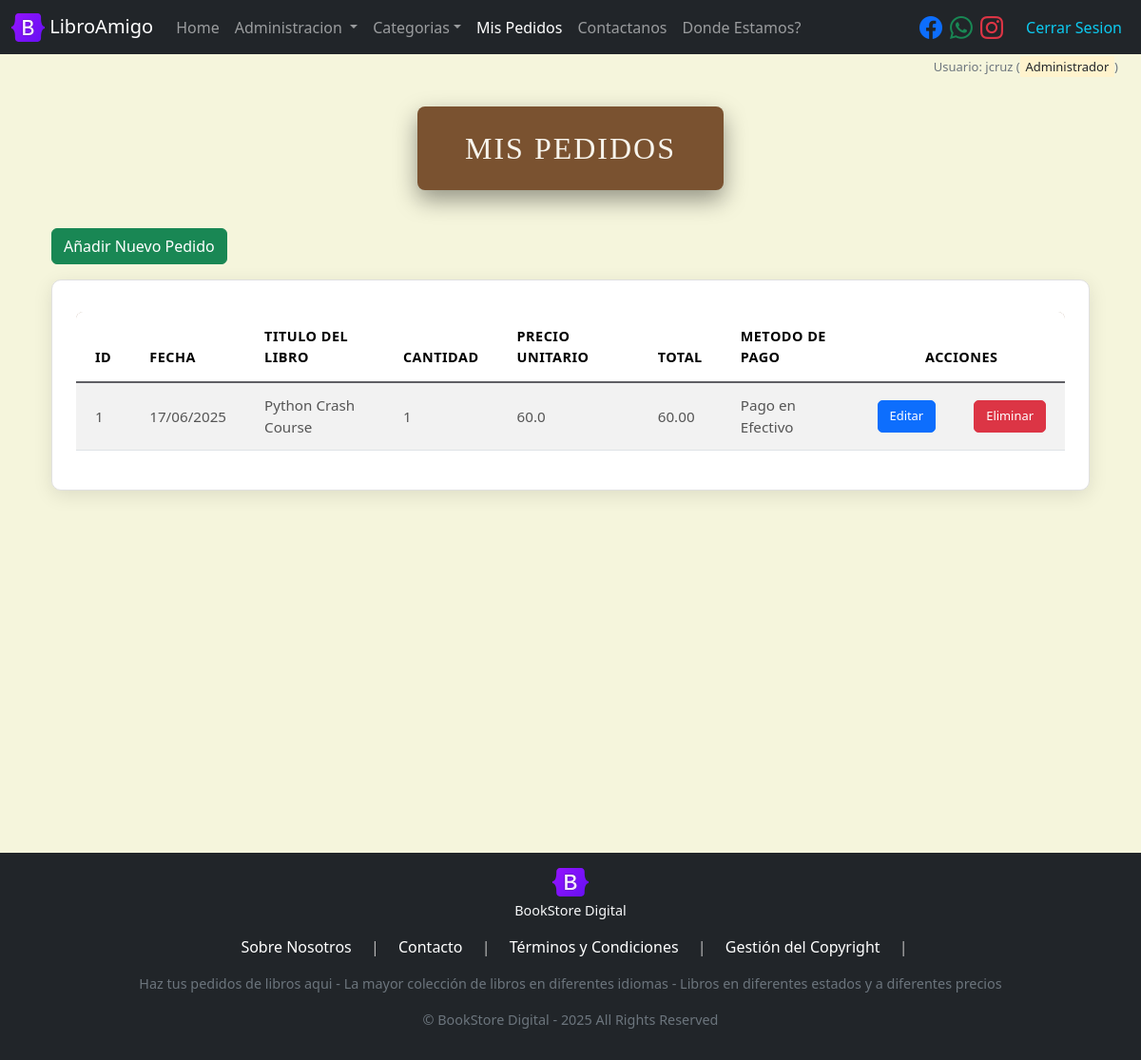
The page /orders/my_orders (signed in) on the database its author committed.
### models/user_model.py (models this page shows, shortened)
class User(db.Model, UserMixin):
    __tablename__ = 'users'
    id = db.Column(db.Integer, primary_key = True)
    name = db.Column(db.String(100), nullable = False)
    username = db.Column(db.String(20), nullable = False)
    pass_hash = db.Column(db.String, nullable = False)
    created_at = db.Column(db.DateTime, default = datetime.now) #utcnow #Date -> date.today  from datetime import date
    is_admin = db.Column(db.Boolean, default = False)
    email = db.Column(db.String(100), unique = True, nullable = False)
    phone = db.Column(db.String(20), nullable = False)
    contacts_relation = db.relationship('Contact', back_populates = 'user_relation', cascade="all, delete-orphan")
    orders_relation = db.relationship('Order', back_populates = 'user_relation')
    @staticmethod
    def get_by_id(id):
        return User.query.get(id)
    def delete(self):
        db.session.delete(self)
        db.session.commit()

### models/order_model.py (models this page shows, shortened)
class Order(db.Model):
    __tablename__ = 'orders'
    id = db.Column(db.Integer, primary_key = True)
    quantity = db.Column(db.Integer, nullable = False, default = 0)
    total = db.Column(db.Float, nullable = False, default = 0.0)
    user_id = db.Column(db.Integer, db.ForeignKey('users.id'), nullable= False)
    payment_id = db.Column(db.Integer, db.ForeignKey('payments.id'), nullable = False)
    book_id = db.Column(db.Integer, db.ForeignKey('books.id'), nullable = False)
    created_at = db.Column(db.DateTime, default=datetime.now)
    user_relation = db.relationship('User', back_populates='orders_relation')
    payment_relation = db.relationship('Payment', back_populates='orders_relation')
    book_relation = db.relationship('Book', back_populates='orders_relation')
    @staticmethod
    def get_by_user_id(user_id):
        return Order.query.filter_by(user_id = user_id).order_by(Order.created_at).all()

### models/book_model.py (models this page shows, shortened)
class Book(db.Model):
    __tablename__ = 'books'
    id = db.Column(db.Integer, primary_key = True)
    title = db.Column(db.String(200), nullable = False)
    author = db.Column(db.String(200), nullable = False)
    description = db.Column(db.Text, nullable = False)
    language = db.Column(db.String(20), nullable= False)
    price = db.Column(db.Float, nullable = False, default = 0.0)
    stock = db.Column(db.Integer, nullable = False, default = 0)
    category_id = db.Column(db.Integer, db.ForeignKey('categories.id'), nullable = False)
    state_id = db.Column(db.Integer, db.ForeignKey('states.id'), nullable = False)
    cover = db.Column(db.String(255),nullable=False)
    create_at = db.Column(db.DateTime, default=datetime.now)
    updated_at = db.Column(db.DateTime, default = datetime.now, onupdate=datetime.now)
    is_active = db.Column(db.Boolean, default = True)
    category_relation = db.relationship('Category', back_populates='books_relation')
    state_relation = db.relationship('State', back_populates='books_relation')
    purchases_relation = db.relationship('Purchase', back_populates='book_relation')
    orders_relation = db.relationship('Order', back_populates='book_relation')

### models/payment_model.py (models this page shows, shortened)
class Payment(db.Model):
    __tablename__ = 'payments'
    id = db.Column(db.Integer, primary_key = True)
    name = db.Column(db.String(100), nullable = False)
    description = db.Column(db.Text, nullable = False)
    is_active = db.Column(db.Boolean, default = True)
    orders_relation = db.relationship('Order', back_populates = 'payment_relation')

### controllers/order_controller.py (the view)
@order_bp.route("/my_orders")
@login_required
def my_orders():
    orders = Order.get_by_user_id(current_user.id)
    return order_view.my_orders(orders=orders)

### controllers/order_controller.py (called while the page is built)
@login_manager.user_loader
def load_user(user_id):
    return User.get_by_id(user_id)

### models/category_model.py (called while the page is built)
    @staticmethod
    def get_all_active():
        return Category.query.filter(Category.is_active == True).order_by(Category.name).all()

### run.py (called while the page is built)
@app.context_processor
def inject_active_path():
    def is_active(path):
        return 'active' if request.path == path else ''
    return(dict(is_active = is_active))

@app.context_processor
def inject_categories():
    categories = Category.get_all_active()
    return dict(categories=categories)

### views/order_view.py (called while the page is built)
def my_orders(orders):
    return render_template('orders/my_orders.html', orders = orders)

### templates/orders/my_orders.html (shortened to what this page needs)
{% extends 'base.html' %}
{% block content %}
<div class="container mb-5">
<h1 class="main-title-banner text-center">Mis Pedidos</h1>
<a href="{{url_for('index_all')}}" class="btn btn-success mb-3">Añadir Nuevo Pedido</a>
<div class="table-card-container ">
<div class="table mt-2 table-responsive">
    <table class="table table-hover table-striped custom-table">
        <thead class="custom-table-header">
            <tr>
                <th>ID</th><th>FECHA</th><th>TITULO DEL LIBRO</th><th>CANTIDAD</th><th>PRECIO UNITARIO</th><th>TOTAL</th> <th>METODO DE PAGO</th><th colspan="2" class="text-center">ACCIONES</th>
            </tr>
        </thead>
        <tbody>
            {% for item in orders %}
                <tr>
                    <td>{{item.id}}</td>
                    <td>{{item.created_at.strftime('%d/%m/%Y')}}</td>
                    <td>{{item.book_relation.title}}</td>
                    <td>{{item.quantity}}</td>
                    <td>{{item.book_relation.price}}</td>
                    <td>{{"%.2f"|format(item.total)}}</td>
                    <td>{{item.payment_relation.name}}</td>
                    <td><a href="{{url_for('order.my_orders_edit',id=item.id)}}" class="btn btn-sm btn-primary custom-action-btn">Editar</a></td>
                    <td><a href="{{url_for('order.my_orders_delete',id=item.id)}}" class="btn btn-sm btn-danger custom-action-btn" onclick="return(confirm('Desea eliminar este Pedido?'))">Eliminar</a></td>
                </tr>
            {% endfor %}
        </tbody>
    </table>
</div>
</div>
</div>
{% endblock %}

### templates/base.html (shortened to what this page needs)
<!doctype html>
<html lang="es">
  <head>
    <link href="https://cdn.jsdelivr.net/npm/bootstrap@5.3.6/dist/css/bootstrap.min.css" rel="stylesheet">
    <link href="https://cdn.jsdelivr.net/npm/bootstrap-icons@1.11.3/font/bootstrap-icons.css" rel="stylesheet">
    <link rel="stylesheet" href="{{ url_for('static', filename='css/styles.css') }}">
   </head>
  <body class="d-flex flex-column ">
        <nav class="navbar navbar-expand-lg navbar-dark bg-dark">
            <div class="container-fluid">
                <a class="navbar-brand" href="/">
                    <img src="/static/images/book_logo.svg" alt="Bookstore" width="35" height="30" class="d-inline-block align-text-top">
                    LibroAmigo
                </a>
                <div class="collapse navbar-collapse" id="navbarSupportedContent">
                <ul class="navbar-nav me-auto mb-2 mb-lg-0">
                    <li class="nav-item">
                    <a class="nav-link {{is_active('/')}} " aria-current="page" href="/">Home</a>
                    </li>
                    {% if current_user.is_authenticated and current_user.is_admin %}
                    <li class="nav-item dropdown">
                    <a class="nav-link dropdown-toggle"  href="#" role="button" data-bs-toggle="dropdown" aria-expanded="false">Administracion </a>
                    </li>
                    {% endif %}
                    <li class="nav-item dropdown">
                        <a class="nav-link dropdown-toggle" href="#" role="button" data-bs-toggle="dropdown" aria-expanded="false">Categorias</a>
                    </li>
                    <li class="nav-item">
                    <a class="nav-link {{is_active('/orders/my_orders')}}" href="{{url_for('order.my_orders')}}">Mis Pedidos</a>
                    </li>
                    <li class="nav-item">
                    <a class="nav-link {{is_active('/contacts/create')}}" href="{{url_for('contact.create')}}">Contactanos</a>
                    </li>
                    <li class="nav-item">
                    <a class="nav-link" href="{{url_for('map')}}"> Donde Estamos?</a>
                    </li>
                </ul>
                <div class="d-flex align-items-center me-3">
                    <a href="https://www.facebook.com" target="_blank" class="me-2">
                        <i class="bi bi-facebook fs-4"></i>
                    </a>
                    <a href="https://www.whatsapp.com" target="_blank" class="me-2">
                        <i class="bi bi-whatsapp fs-4 text-success"></i>
                    </a>
                    <a href="https://www.instagram.com" target="_blank">
                        <i class="bi bi-instagram fs-4 text-danger"></i>
                    </a>
                </div>
                <ul class="navbar-nav navbar-right">
                    {% if not current_user.is_authenticated %}
                    <li class="nav-item">
                        <a class="nav-link text-info" href="{{url_for('user.login')}}">Iniciar Sesion</a>
                    </li>
                    <li class="nav-item">
                        <a class="nav-link text-warning" href="{{url_for('user.signup')}}">Registrarse</a>
                    </li>
                    {% else %}
                    <li class="nav-item">
                        <a class="nav-link text-info" href="{{url_for('user.logout')}}">Cerrar Sesion</a>
                    </li>
                    {% endif %}
                </ul>
                </div>
            </div>
        </nav>
        <div class="text-end mx-4 mt-1 mb-0">
            {%if current_user.is_authenticated%}
                <p class="text-secondary" style="font-size: small;"> Usuario: {{current_user.username}}
                    {% if current_user.is_admin %} (<mark> Administrador </mark>){% endif %}
                </p>
            {% endif %}
        </div>
        <main class="container mt-0 min-vh-100">
        {% block content %}
        {% endblock %}
        </main>
        {%block footer %}
        <footer class="footer mt-auto mb-0 py-3 bg-dark text-white">
            <div class="container text-center">
                <div class="mb-1">
                    <img src="{{ url_for('static', filename='images/book_logo.svg') }}" alt="Logo de Freeditorial" style="height: 30px;">
                    <p class="mt-1 text-light">BookStore Digital</p>
                </div>
                <ul class="list-inline">
                    <li class="list-inline-item"><a href="#" class="text-white mx-2 text-decoration-none">Sobre Nosotros</a></li>
                    <li class="list-inline-item">|</li>
                    <li class="list-inline-item"><a href="#" class="text-white mx-2 text-decoration-none">Contacto</a></li>
                    <li class="list-inline-item">|</li>
                    <li class="list-inline-item"><a href="#" class="text-white mx-2 text-decoration-none">Términos y Condiciones</a></li>
                    <li class="list-inline-item">|</li>
                    <li class="list-inline-item"><a href="#" class="text-white mx-2 text-decoration-none">Gestión del Copyright</a></li>
                    <li class="list-inline-item">|</li>
                </ul>
                <p class="text-secondary">
                    Haz tus pedidos de libros aqui - La mayor colección de libros en diferentes idiomas -  Libros en diferentes estados y a diferentes precios
                </p>
                <p class="text-secondary small">
                    © BookStore Digital - 2025  All Rights Reserved
                </p>
            </div>
        </footer>
        {% endblock %}
  </body>
</html>

### static/css/styles.css (style rules this page uses)
body { background-color: #f5f5dc; color: #333; }
.footer { background-color: #333; color: #fff; color: #bbb !important; }
.footer p { font-size: 0.9em; }
.main-title-banner { position: relative; display: block; width: fit-content; padding: 25px 50px; margin: 15px auto 40px auto; background-color: #7a5230; color: #f8f5ed; font-family: 'Playfair Display', serif; font-size: 2em; text-align: center; text-transform: uppercase; letter-spacing: 2px; line-height: 1.2; box-shadow: 0 10px 25px rgba(0,0,0,0.4); border-radius: 8px; white-space: nowrap; overflow: hidden; text-overflow: ellipsis; max-width: 90%; }
.table-card-container { background-color: #ffffff; border-radius: 10px; box-shadow: 0 5px 20px rgba(0, 0, 0, 0.1); border: 1px solid #e0e0e0; padding: 25px; overflow-x: auto; width: 100%; }
.custom-table { width: 100%; margin-bottom: 0; border-collapse: separate; border-spacing: 0; }
.custom-table-header { background-color: #7a5230; color: #ffffff; }
.custom-table-header th { padding: 15px 20px; font-weight: 600; border-bottom: 2px solid #5f5f64; text-transform: uppercase; font-size: 0.9em; letter-spacing: 0.5px; }
.custom-table-header tr:first-child th:first-child { border-top-left-radius: 8px; }
.custom-table-header tr:first-child th:last-child { border-top-right-radius: 8px; }
.custom-table tbody tr { transition: background-color 0.2s ease; }
.custom-table.table-striped tbody tr:nth-of-type(odd) { background-color: #fdfdfd; }
.custom-table tbody td { padding: 12px 20px; vertical-align: middle; color: #555; font-size: 0.95em; border-top: 1px solid #eee; }
.custom-table tbody tr:first-child td { border-top: none; }
.custom-action-btn { font-size: 0.85em; padding: 6px 12px; border-radius: 5px; transition: all 0.3s ease; }
.custom-action-btn.btn-danger { background-color: #dc3545; border-color: #dc3545; }
.custom-table th:last-child, .custom-table td:last-child { text-align: center; }

### rows shown on the page
User: username "jcruz"
Order: id "1", created_at "17/06/2025", book_relation "Python Crash Course", quantity "1", book_relation.price "60.0", total "60.00", payment_relation.name "Pago en Efectivo"
